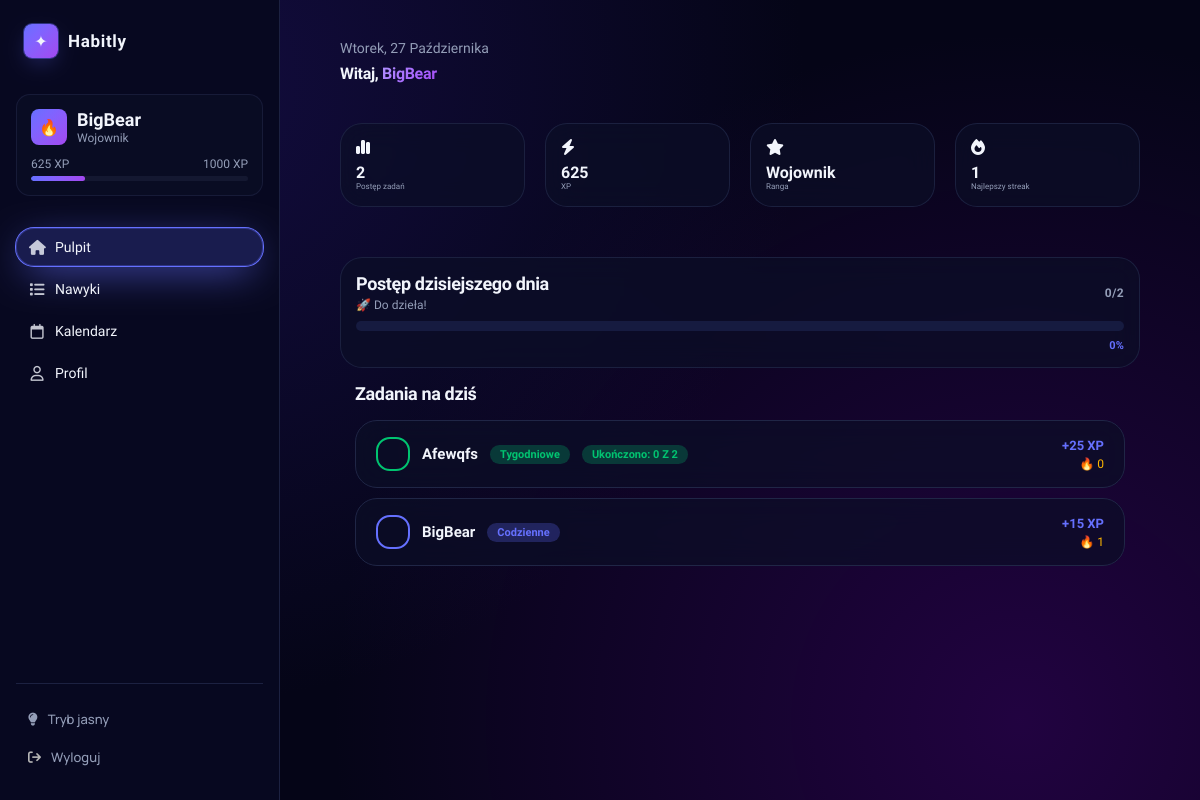
Before: /dashboard/ (signed in) with the older database file.
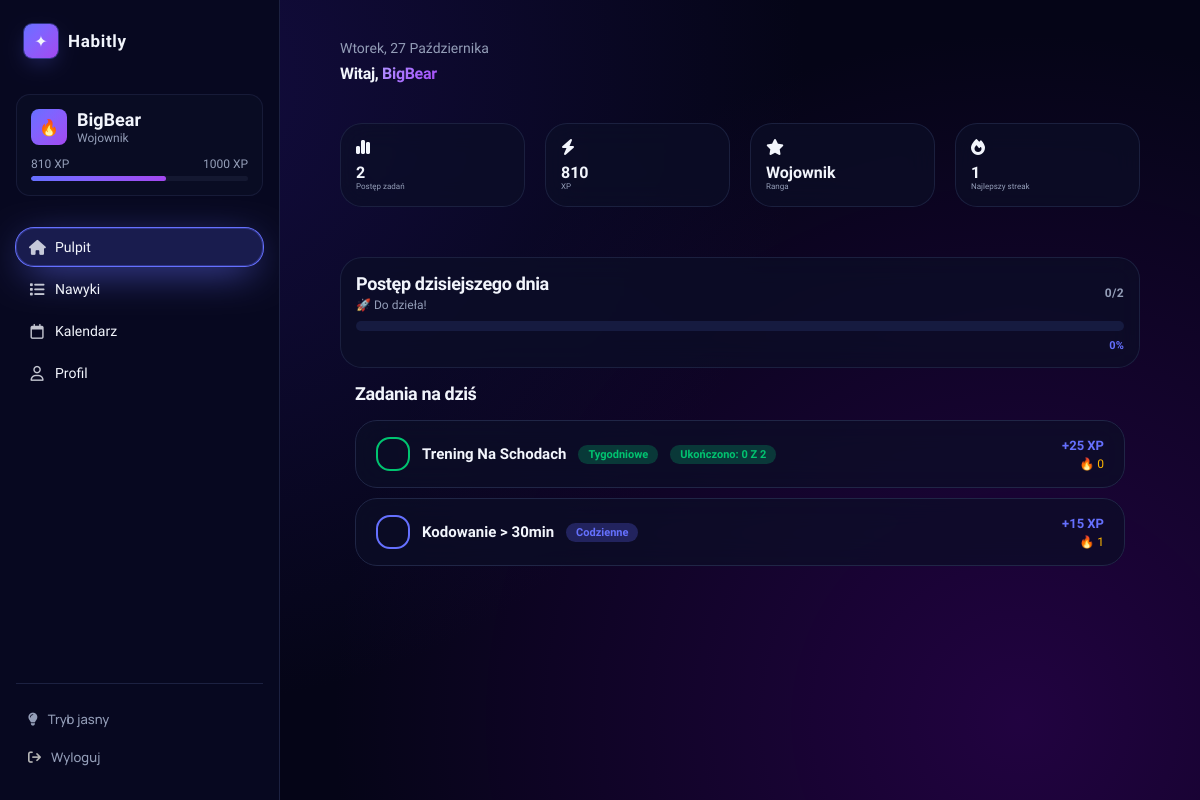
After: the same page with the newer database file.
### ToDo/models.py (models this page shows, shortened)
class UserProfile(models.Model):
    user = models.OneToOneField(User, on_delete=models.CASCADE, related_name='profile')
    xp = models.IntegerField(default=0)
    def rank(self):
        if self.xp >= 2000:
            return ('👑', 'Legenda')
        elif self.xp >= 1000:
            return ('💎', 'Mistrz')
        elif self.xp >= 500:
            return ('🔥', 'Wojownik')
        elif self.xp >= 200:
            return ('⚡', 'Adept')
        else:
            return ('🌱', 'Nowicjusz')
    def xp_to_next_rank(self):
        thresholds = [200, 500, 1000, 2000]
        for t in thresholds:
            if self.xp < t:
                return t - self.xp
        return 0
    def rank_progress_percent(self):
        levels = [0, 200, 500, 1000, 2000]
        for i in range(len(levels) - 1):
            if self.xp < levels[i + 1]:
                current = self.xp - levels[i]
                total = levels[i + 1] - levels[i]
                return int((current / total) * 100)
        return 100

class Task(models.Model):
    user = models.ForeignKey(User, on_delete=models.CASCADE, null=True, blank=True)
    TASK_DAILY = "DAILY"
    TASK_WEEKLY = "WEEKLY"
    TASK_ONCE = "ONCE"
    TASK_TODO = "TODO"
    TASK_TYPES = [
        (TASK_DAILY, "Codzienne"),
        (TASK_WEEKLY, "Tygodniowe"),
        (TASK_ONCE, "Jednorazowe"),
        (TASK_TODO, "Do zrobienia"),
    ]
    title = models.CharField(max_length=200)
    description = models.TextField(blank=True, default='')
    color = models.CharField(max_length=20, default='indigo')
    task_type = models.CharField(max_length=10, choices=TASK_TYPES, default=TASK_ONCE)
    date = models.DateField(null=True, blank=True)
    completed = models.BooleanField(default=False)
    completed_date = models.DateField(null=True, blank=True)
    last_completed = models.DateField(null=True, blank=True)
    streak = models.IntegerField(default=0)
    weekly_target = models.IntegerField(null=True, blank=True)
    weekly_progress = models.IntegerField(default=0)
    last_week = models.CharField(max_length=10, null=True, blank=True)
    def is_done_today(self):
        today = timezone.localdate()
        if self.task_type == self.TASK_TODO:
            return self.completed
        if self.task_type == self.TASK_ONCE:
            return self.completed
        if self.task_type == self.TASK_DAILY:
            return self.last_completed == today
        if self.task_type == self.TASK_WEEKLY:
            return self.logs.filter(date=today, completed=True).exists()
        return False
    def weekly_progress_count(self):
        today = timezone.localdate()
        year, week, _ = today.isocalendar()
        return self.logs.filter(
            date__week=week,
            date__year=year,
            completed=True
        ).count()
    def weekly_streak(self):
        if self.task_type != self.TASK_WEEKLY or not self.weekly_target:
            return 0
        today = timezone.localdate()
        week_start = today - timedelta(days=today.weekday())
        streak = 0
        while True:
            week_end = week_start + timedelta(days=6)
            completed_days = (
                self.logs
                .filter(date__range=(week_start, week_end), completed=True)
                .values("date")
                .distinct()
                .count()
            )
            if completed_days >= self.weekly_target:
                streak += 1
                week_start -= timedelta(days=7)
            else:
                break
        return streak

### ToDo/views.py (the view, shortened to what this page needs)
# urls.py: path('dashboard/', views.home, name='home'),
@login_required(login_url='auth')
def home(request):
    today = timezone.localdate()
    form = TaskForm()
    profile, _ = UserProfile.objects.get_or_create(user=request.user)
    tasks = tasks_for_day(request.user, today)
    tasks_list = list(tasks)
    tasks_total = len(tasks_list)
    tasks_done = sum(1 for t in tasks_list if t.is_done_today())
    day_progress = int((tasks_done / tasks_total) * 100) if tasks_total > 0 else 0
    longest_streak_task = Task.objects.filter(
        user=request.user, task_type=Task.TASK_DAILY
    ).order_by('-streak').first()
    longest_streak = longest_streak_task.streak if longest_streak_task else 0
    context = {
        'tasks': tasks_list,
        'form': form,
        'profile': profile,
        'rank_icon': profile.rank()[0],
        'rank_name': profile.rank()[1],
        'progress': profile.rank_progress_percent(),
        'xp_to_next': profile.xp_to_next_rank(),
        'tasks_total': tasks_total,
        'tasks_done': tasks_done,
        'day_progress': day_progress,
        'today': timezone.localdate(),
        'longest_streak': longest_streak,
    }
    return render(request, 'ToDo/main.html', context)

### ToDo/views.py (called while the page is built)
def tasks_for_day(user, day):
    return Task.objects.filter(
        user=user
    ).filter(
        Q(task_type=Task.TASK_DAILY) |
        Q(task_type=Task.TASK_WEEKLY) |
        Q(task_type=Task.TASK_ONCE, date=day) |
        Q(task_type=Task.TASK_TODO, completed=False) |
        Q(task_type=Task.TASK_TODO, completed_date=day)
    )

### ToDo/templates/ToDo/main.html (shortened to what this page needs)
{% extends 'ToDo/base.html' %}
{% load static %}
{% block content %}
    <main class="app-content" data-csrf="{{ csrf_token }}">
        <div class="page-header">
            <div>
                <p class="header-date">{{ today|date:"l, j E" }}</p>
                <h1 class="header-title">Witaj, <span class="text-gradient">{{ request.user.username }}</span></h1>
            </div>
        </div>
        <div class="stats-grid">
            <div class="glass stat-card top-bloks progress-block">
                <div>
                    <i class="fa-solid fa-chart-simple"></i>
                </div>
                <p>{{ tasks_total }}</p>
                <p>Postęp zadań</p>
            </div>
            <div class="glass stat-card top-bloks xp-block">
                <div>
                    <i class="fa-solid fa-bolt"></i>
                </div>
                <p>{{ profile.xp }}</p>
                <p>XP</p>
            </div>
            <div class="glass stat-card top-bloks rank-block">
                <div>
                    <i class="fa-solid fa-star"></i>
                </div>
                <p>{{ rank_name }}</p>
                <p>Ranga</p>
            </div>
            <div class="glass stat-card top-bloks best-streak-block">
                <div>
                    <i class="fa-solid fa-fire"></i>
                </div>
                <p>{{ longest_streak }}</p>
                <p>Najlepszy streak</p>
            </div>
        </div>
        <section class="progress-bar">
            <div class="progress-bar-wrap glass stat-card">
                <div class="progress-bar-header">
                    <div class="progress-bar-label">
                        <h2>Postęp dzisiejszego dnia</h2>
                        <span id="day-message">
                            {% if day_progress == 100 %}🎉 Wszystko zrobione!
                            {% elif day_progress >= 50 %}💪 Dobra robota!
                            {% elif tasks_total == 0 %}📋 Dodaj pierwsze zadanie
                            {% else %}🚀 Do dzieła!{% endif %}
                        </span>
                    </div>
                    <span class="progress-bar-count">{{ tasks_done }}/{{ tasks_total }}</span>
                </div>
                <div class="progress-bar-bg">
                </div>
                <span class="progress-bar-pct" id="day-pct-text" data-progress="{{ day_progress }}">0%</span>
            </div>
        </section>
        <section class="tasks-list">
            <h1>Zadania na dziś</h1>
             <ul class="list-group">
                {% for task in tasks %}
                <li class="my-task glass task-{{ task.task_type|lower }} {% if task.is_done_today %}my-task--done{% endif %}">
                    <div class="task-left">
                        <button class="task-checkbox {% if task.is_done_today %}checked{% endif %}"
                                onclick="toggleTask({{ task.id }}, this)">
                        </button>
                        {% if task.is_done_today %}
                            <s class="task-title done">{{ task.title }}</s>
                        {% else %}
                            <span class="task-title">{{ task.title }}</span>
                        {% endif %}
                        <span class="badge badge-type">{{ task.get_task_type_display }}</span>
                        {% if task.task_type == 'WEEKLY' %}
                            <span class="badge badge-type badge-weekly-progress">Ukończono: {{ task.weekly_progress_count }} z {{ task.weekly_target }}</span>
                        {% endif %}
                    </div>
                    <div class="task-right">
                        {% if task.task_type == 'ONCE' %}
                            <span class="task-xp">+10 XP</span>
                        {% elif task.task_type == 'DAILY' %}
                            <span class="task-xp">+15 XP</span>
                            <span class="task-streak">🔥 {{ task.streak }}</span>
                        {% elif task.task_type == 'WEEKLY' %}
                            <span class="task-xp">+25 XP</span>
                            <span class="task-streak">🔥 {{ task.weekly_streak }}</span>
                        {% endif %}
                    </div>
                    {% empty %}
                <li class="task-empty">Brak zadań na dziś 🙃</li>
                {% endfor %}
            </ul>
        </section>
    </main>
{% endblock %}

### ToDo/templates/ToDo/base.html (shortened to what this page needs)
<!DOCTYPE html>
<html lang="pl">
{% load static %}
<head>
    <link rel="stylesheet" href="{% static 'css/main.css' %}">
</head>
<body>
<div class="app">
    <aside class="sidebar">
        <div class="sidebar__logo">
            <div class="sidebar__logo-icon">✦</div>
            <span class="sidebar__logo-name">Habitly</span>
        </div>
        <div class="user-card">
          <div class="user-card__top">
            <div class="user-card__avatar">{{ rank_icon }}</div>
            <div>
              <div class="user-card__name">{{ request.user.username }}</div>
              <div class="user-card__level">{{ rank_name }}</div>
            </div>
          </div>
          <div class="xp-bar-labels">
            <span>{{ profile.xp }} XP</span>
            <span>{{ profile.xp|add:xp_to_next }} XP</span>
          </div>
          <div class="xp-bar-track">
            <div class="xp-bar-fill" style="width: {{ progress }}%"></div>
          </div>
        </div>
        <nav class="sidebar-nav ">
            <a href="{% url 'home' %}"
               class="sidebar-link {% if request.resolver_match.url_name == 'home' %}active{% endif %}">
                <i class="fa-solid fa-house"></i>Pulpit
            </a>
            <a href="{% url 'habbits' %}"
               class="sidebar-link {% if request.resolver_match.url_name == 'habbits' %}active{% endif %}">
                <i class="fa-solid fa-list"></i>Nawyki
            </a>
            <a href="{% url 'calendar' %}"
               class="sidebar-link {% if request.resolver_match.url_name == 'calendar' %}active{% endif %}">
                <i class="fa-regular fa-calendar"></i>Kalendarz
            </a>
            <a href="{% url 'profile' %}"
               class="sidebar-link {% if request.resolver_match.url_name == 'profile' %}active{% endif %}">
                <i class="fa-regular fa-user"></i>Profil
            </a>
        </nav>
        <div class="sidebar-footer">
            <button id="theme-toggle" class="sidebar-logout" onclick="toggleTheme()">
                <i class="fa-solid fa-lightbulb"></i>Tryb jasny
            </button>
            <form method="POST" action="{% url 'logout' %}">
            <button type="submit" class="sidebar-logout">
                <i class="fa-solid fa-arrow-right-from-bracket" style="color: rgb(181, 181, 181);"></i>Wyloguj
            </button>
        </form>
        </div>
    </aside>
    {% block content %}
    {% endblock %}
</div>
</body>
</html>

Changed rows visible on the page:
removed Task: title "BigBear", task_type "Codzienne", streak "1"
changed UserProfile: xp "625" → "810"
changed Task "Tygodniowe": title "Afewqfs" → "Trening Na Schodach"
added Task: title "Kodowanie > 30min", task_type "Codzienne", streak "1"
Other visible differences:
{{ progress }}: 25 → 62 (drawn)
